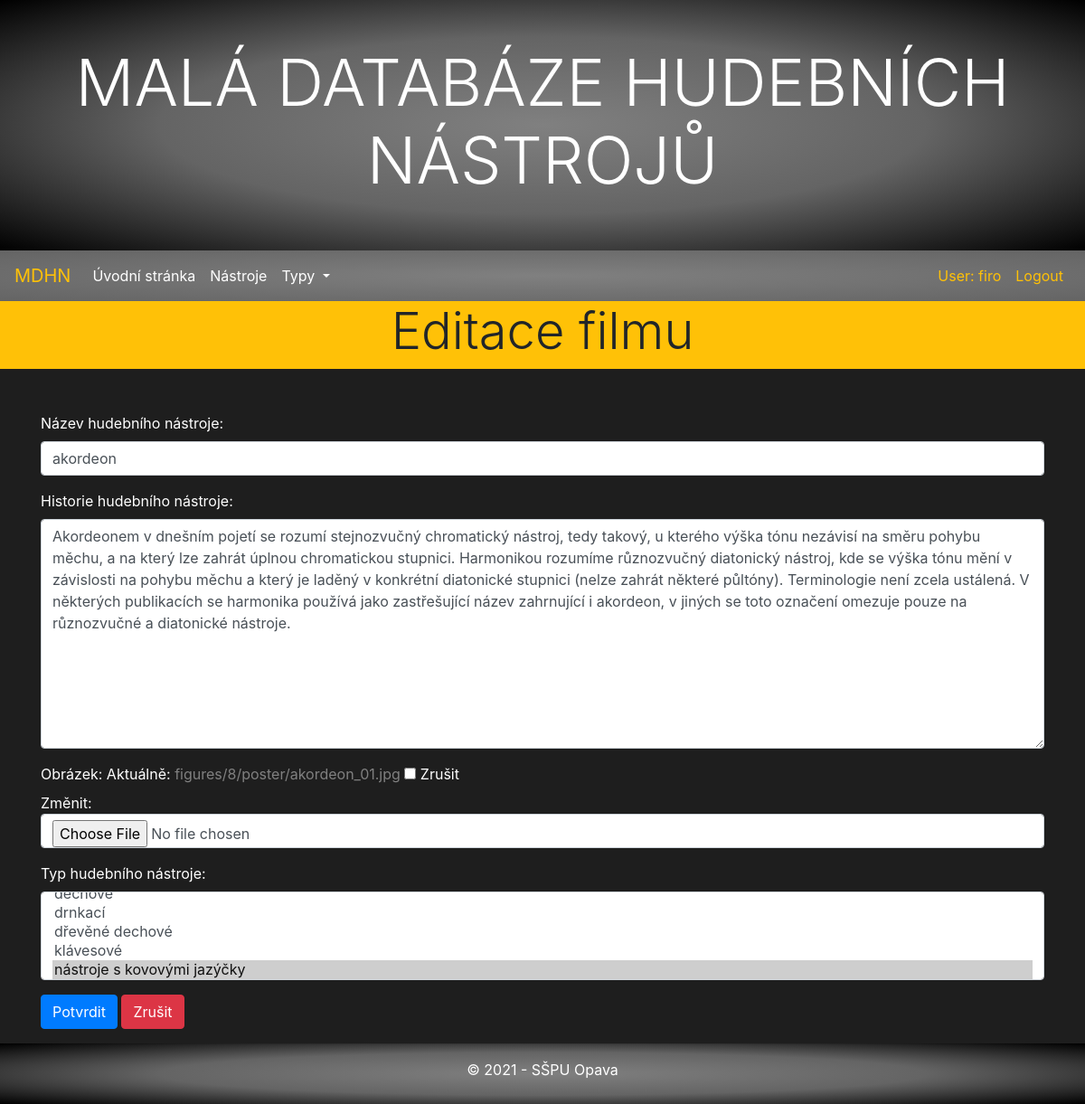
The app's page /music/instruments/8/update/ (signed in) with its own data.
### music/models.py (models this page shows, shortened)
class Instrument(models.Model):
    title = models.CharField(max_length=200, verbose_name="Title")
    history = models.TextField(blank=True, null=True, verbose_name="History")
    poster = models.ImageField(upload_to=poster_path, blank=True, null=True, verbose_name="Poster")
    type = models.ManyToManyField(Type, help_text='Select a type for this instrument')
    class Meta:
        ordering = ["title"]

### music/views.py (the view)
# urls.py: path('instruments/<int:pk>/update/', views.InstrumentUpdateView.as_view(), name='instrument-update'),
class InstrumentUpdateView(LoginRequiredMixin, PermissionRequiredMixin, UpdateView):
    model = Instrument
    form_class = InstrumentModelForm
    template_name = 'music/instrument_bootstrap_form.html'
    login_url = '/accounts/login/'
    permission_required = 'music.change_instrument'

### music/forms.py
class InstrumentModelForm(ModelForm):
    class Meta:
        model = Instrument
        fields = ['title', 'history', 'poster', 'type']
        labels = {'title' : 'Název hudebního nástroje', 'history' : 'Historie hudebního nástroje', 'poster' : 'Obrázek', 'type' : 'Typ hudebního nástroje'}

### music/context_processors.py (called while the page is built)
def types(request):
    return {'types': Type.objects.all()}

### music/models.py (called while the page is built)
    def __str__(self):
        return self.name

### music/templates/music/instrument_bootstrap_form.html (shortened to what this page needs)
{% extends "base.html" %}
{% load widget_tweaks %}
{% block content %}
<div class="row mb-3">
    <div class="col-sm-12 bg-warning">
        <h2 class="display-4 text-center">Editace filmu</h2>
    </div>
</div>
<div class="row mt-5 mb-3">
    <div class="container text-white">
        <form method="post" novalidate>
            {% for field in form.visible_fields %}
            <div class="form-group">
                {{ field.label_tag }}
                {% if form.is_bound %}
                  {% if field.errors %}
                    {% render_field field class="form-control is-invalid" %}
                    {% for error in field.errors %}
                      <div class="invalid-feedback">
                          {{ error }}
                      </div>
                    {% endfor %}
                  {% else %}
                    {% render_field field class="form-control is-valid" %}
                  {% endif %}
                {% else %}
                  {% render_field field class="form-control" %}
                {% endif %}
            </div>
            {% endfor %}
            <button class="btn btn-primary" type="submit">Potvrdit</button>
            <button class="btn btn-danger" onclick="javascript:history.back();">Zrušit</button>
        </form>
    </div>
</div>
{% endblock %}

### music/templates/page/navbar.html (shortened to what this page needs)
<nav class="navbar navbar-expand-md bg-dark navbar-dark">
    <a class="navbar-brand text-warning" href="{% url 'index' %}">MDHN</a>
    <div class="collapse navbar-collapse" id="collapsibleNavbar">
        <ul class="navbar-nav mr-auto">
            <li class="nav-item">
                <a class="nav-link active" href="{% url 'index' %}">Úvodní stránka</a>
            </li>
            <li class="nav-item">
                <a class="nav-link text-white" href="{% url 'instrument_list' %}">Nástroje</a>
            </li>
            <li class="nav-item dropdown">
                <a class="nav-link text-white dropdown-toggle" href="#" id="navbardrop" data-toggle="dropdown">
                    Typy
                </a>
            </li>
        </ul>
        <ul class="navbar-nav">
            {% if user.is_authenticated %}
            <li class="nav-item"><a href="{% url 'index' %}" class="nav-link text-warning">User: {{ user.get_username }}</a></li>
            <li class="nav-item"><a href="{% url 'logout'%}" class="nav-link text-warning">Logout</a></li>
            {% else %}
            <li class="nav-item"><a href="{% url 'login'%}?next={{request.path}}" class="nav-link text-warning">Login</a></li>
            {% endif %}
        </ul>
    </div>
</nav>

### music/static/css/styles.css (style rules this page uses)
.navbar { background-image: repeating-radial-gradient(gray, rgb(100, 100, 100)); }
body { background-color: #1e1e1e; }
a { color: gray; }

### records on screen
Instrument: title "akordeon" "Akordeonem v dnešním pojetí se rozumí stejnozvučný chromatický nástroj, tedy takový, u kterého výška tónu nezávisí na směru pohybu měchu, a na který lze zahrát úplnou chromatickou stupnici. Harmonikou rozumíme různozvučný diatonický nástroj, kde se výška tónu mění v závislosti na pohybu měchu a který je laděný v konkrétní diatonické stupnici (nelze zahrát některé půltóny). Terminologie není zcela ustálená. V některých publikacích se harmonika používá jako zastřešující název zahrnující i akordeon, v jiných se toto označení omezuje pouze na různozvučné a diatonické nástroje."

### other values on screen
{{ user.get_username }} "firo"
{{ field.label_tag }} "Název hudebního nástroje:" "Historie hudebního nástroje:" "Obrázek:" "Typ hudebního nástroje:"
